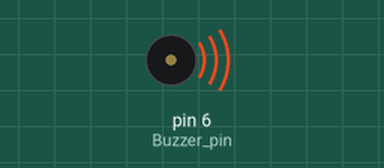
The sketch below on a simulated Arduino Nano, built with avr-gcc and run on an emulated ATmega328P. Shown: buzzer (waves = sounding, pin HIGH).

Above: at 0.5 s.
Timing chart, 0 to 4.6 s (numbered marks = the images above):
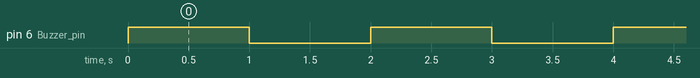

The sketch:

Course5.ino
```cpp
#define Buzzer_pin 6

void setup() {
  Serial.begin(9600);
  /* Set the pin controlling the buzzer to the output state */
  pinMode(Buzzer_pin, OUTPUT);
  /* Since the buzzer is inverted control, the control level needs to be set high after power-up */
  digitalWrite(Buzzer_pin, HIGH);
}

void loop() {
  delay(1000);
  digitalWrite(Buzzer_pin, LOW);
  delay(1000);
  digitalWrite(Buzzer_pin, HIGH);
}
```

Measured:
- by itself, pin 6 (Buzzer_pin): alternates HIGH for 1.0 s and LOW for 1.0 s
